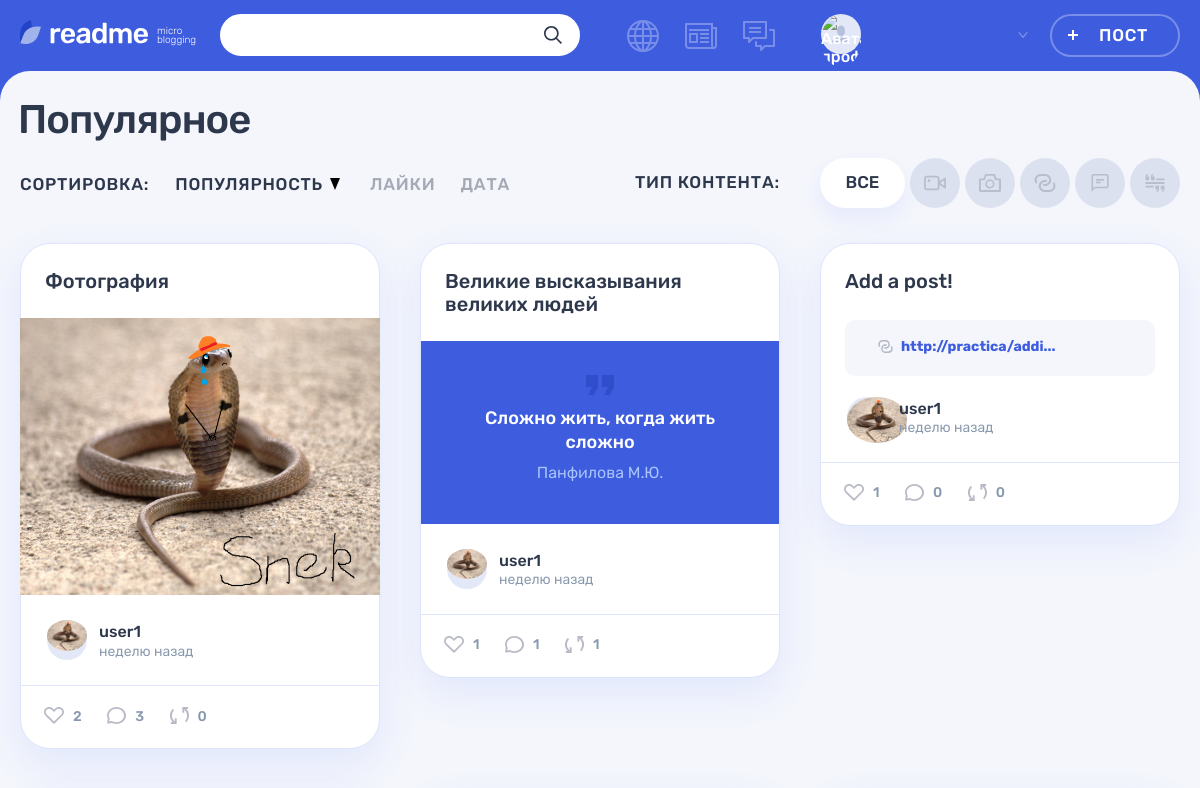
The app's page /popular.php?page=0&par=views&con=default (upper part), older data.
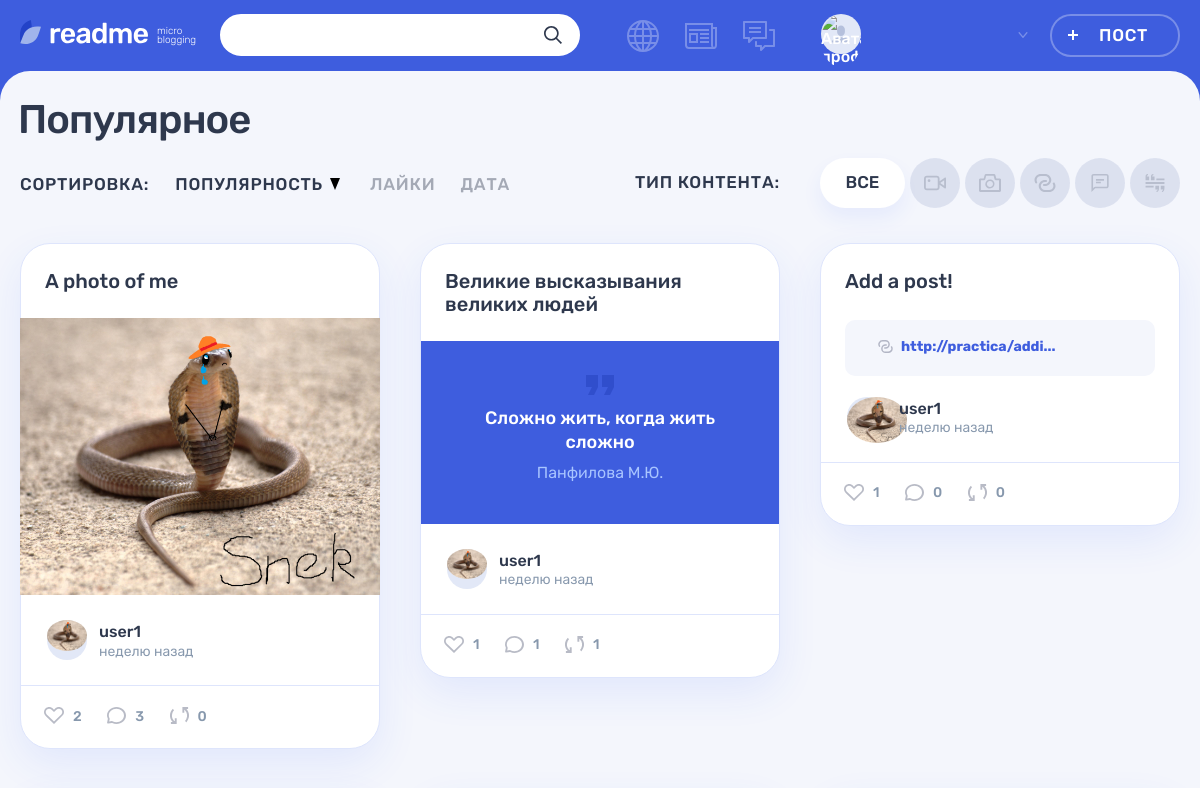
The same page, newer data.
### tables this page shows
CREATE TABLE `posts` (
  `id` int NOT NULL,
  `date_created` datetime NOT NULL DEFAULT CURRENT_TIMESTAMP,
  `title` varchar(245) NOT NULL,
  `content` varchar(1024) NOT NULL,
  `views` int NOT NULL DEFAULT '0',
  `author` int NOT NULL,
  `content_type` varchar(145) NOT NULL,
  `quote_author` varchar(245) DEFAULT NULL,
  `repost` tinyint(1) NOT NULL DEFAULT '0',
  `original_author` int DEFAULT NULL COMMENT 'Only if the post is a repost',
  `original_post_id` int DEFAULT NULL COMMENT 'Only if post is a repost'
);

CREATE TABLE `users` (
  `id` int NOT NULL,
  `login` varchar(64) NOT NULL,
  `password` varchar(245) NOT NULL,
  `email` varchar(100) NOT NULL,
  `reg_date` datetime NOT NULL DEFAULT CURRENT_TIMESTAMP,
  `profile_pic` varchar(245) DEFAULT NULL
);

### core/helpers.php (called while the page is built, shortened)
<?php
function include_template($name, array $data = [])
{
    $name = 'templates/' . $name;
    extract($data);
    require $name;
    $result = ob_get_clean();
    return $result;
}
function ago($date){
    $minute = 60;
    $hour = 3600;
    $day = 86400;
    $week = 86400 * 7;
    $month = 31536000 / 12;
    $year = 31536000;
    $dif = time() - strtotime($date);
    if($dif < $minute){
        return "совсем недавно";
    } elseif($dif < $week){
        $dif = intval($dif/$day);
        if($dif == 1){
            return "1 день";
        } elseif($dif < 5){
            return $dif." дня";
        } else{
            return $dif." дней";
        }
    } elseif($dif < $month){
        $dif = intval($dif/$week);
        if($dif == 1){
            return "неделю";
        } elseif($dif < 5){
            return $dif." недели";
        } else{
            return $dif." недель";
        }
    }
}

### templates/post-on-page-template.php (the view, shortened to what the changed rows need)
<article class="<?=$page?>__post post post-<?=$post['content_type']?>">
    <?php switch($page):
        case('popular'):?>
            <header class="post__header">
                <h2>
                    <a href='post-details.php?id=<?=$post['id']?>'>
                        <?= !$post['repost']? $post['title'] : "Репост: ".$post['title']?>
                    </a>
                </h2>
            </header>
        <? break;
        default: ?>
        <?php break;
    endswitch;?>
    <div class="post__main">
        <?php switch($post['content_type']):
            case('quote'):?>
                    <blockquote>
                        <p>
                        <?php if(strlen($post['content']) > 200 && $page != 'post-details'): ?>
                            <?= substr($post['content'], 0, 200).'...' ?>
                        <?php else:?>
                            <?= $post['content'] ?>
                        <?php endif;?>
                        </p>
                        <cite><?= $post['quote_author'] ?></cite>
                    </blockquote>
            <?php break; ?>
            <?php case('link'):?>
                <div class="post-link__wrapper">
                    <a class="post-link__external" href="http://<?=$post['content']?>" title="Перейти по ссылке">
                            <div class="post-link__info">
                                <span>
                                    <?= substr($post['content'], 0, 20).'...' ?>
                                </span>
                            </div>
                            <?php if($page !== 'popular'):?>
                            <svg class="post-link__arrow" width="11" height="16">
                                <use xlink:href="#icon-arrow-right-ad"></use>
                            </svg>
                            <?php endif;?>
                    </a>
                </div>
            <?php break; ?>
            <?php case('photo'):?>
                <div class="post-photo__image-wrapper">
                    <img src="<?= $post['content']?>" alt="Фото от пользователя" width="360" height="240">
                </div>
            <?php break;?>
            <?php case('video'):?>
                <div class="post-video__block">
                    <div class="post-video__preview">
                        <img alt="youtube cover" src="<?=embed_youtube_cover($post['content']); ?>">
                    </div>
                    <?php if($page != 'popular'):?>
                        <div class="post-video__control">
                            <button class="post-video__play post-video__play--paused button button--video" >
                                <span class="visually-hidden">Запустить видео</span>
                            </button>
                            <div class="post-video__scale-wrapper">
                                <div class="post-video__scale">
                                    <div class="post-video__bar">
                                        <div class="post-video__toggle">
                                        </div>
                                    </div>
                                </div>
                            </div>
                            <button class="post-video__fullscreen post-video__fullscreen--inactive button button--video" type="button">
                                <span class="visually-hidden">Полноэкранный режим</span>
                            </button>
                        </div>
                    <?php endif;?>
                    <a class="post-video__play-big button" href="<?=$post['content']?>">
                        <svg class="post-video__play-big-icon" width="27" height="28">
                            <use xlink:href="#icon-video-play-big"></use>
                        </svg>
                        <span class="visually-hidden">Запустить проигрыватель</span>
                    </a>
                </div>
            <?php break;
            case('text'):?>
            <?php if(strlen($post['content']) > 300 && $page != 'post-details'): ?>
                <p> <?= substr($post['content'], 0, 300).'...'?></p>
                <div class="post-text__more-link-wrapper">
                    <a class="post-text__more-link" href="post-details.php?id=<?=$post['id']?>">Читать далее</a>
                </div>
                <?php else:?>
                    <p> <?= $post['content']?></p>
                <?php endif;?>
            <?php break;?>
        <?php endswitch;?>
    </div>
    <footer class="post__footer">
        <?php if($page == 'popular'):?>
            <div class="post__author">
                <a class="post__author-link" href="profile.php?id=<?=$post['author']?>&par=posts" title="Автор">
                    <div class="post__avatar-wrapper">
                        <img class="post__author-avatar" src="<?=$post['profile_pic']?>"
                                alt="Аватар пользователя">
                    </div>
                    <div class="post__info">
                        <b class="post__author-name"><?=$post['login']?></b>
                        <time class="post__time" datetime="<?=$post['date_created']?>">
                            <?=ago($post['date_created'])?> назад
                        </time>
                    </div>
                </a>
            </div>
        <?php endif;?>
            <div class="post__indicators">
                <div class="post__buttons">
                    <form action="add-like.php">
                        <button class="post__indicator post__indicator--likes button" type="submit">
                            <svg class="post__indicator-icon" width="20" height="17">
                                <use xlink:href="#icon-heart"></use>
                            </svg>
                            <span><?=$post['likes_num']?></span>
                        </button>
                    </form>
                    <form action="post-details.php?id=<?=$post['id']?>">
                        <button class="post__indicator post__indicator--comments button" title="Комментарии">
                            <svg class="post__indicator-icon" width="19" height="17">
                                <use xlink:href="#icon-comment"></use>
                            </svg>
                            <span><?=$post['comments_num']?></span>
                        </button>
                    </form>
                    <form action="repost.php">
                        <button class="post__indicator post__indicator--repost button" type="submit"title="Репост">
                        <svg class="post__indicator-icon" width="19" height="17">
                            <use xlink:href="#icon-repost"></use>
                        </svg>
                        <span><?=$post['repost_num']?></span>
                        </button>
                    </form>
                </div>
            </div>
    </footer>
</article>

### templates/pages/popular-template.php (shortened to what the changed rows need)
<section class="page__main page__main--popular">
    <div class="container">
        <h1 class="page__title page__title--popular">Популярное</h1>
    </div>
    <div class="popular container">
        <div class="popular__posts">
        <?php if(empty($posts)){
                $postsContent = include_template("no-posts-template.php");
                print($postsContent);
            }else{
                for($i = 0; $i < 6; $i++):
                    $postsContent = include_template("post-on-page-template.php", [
                        'post' => $posts[$i],
                        'page' => $page
                    ]);
                    print($postsContent);
                endfor;}?>
        </div>
    </div>
</section>

Row changes from the older to the newer data that the page shows:
changed posts: title "Фотография" → "A photo of me"
